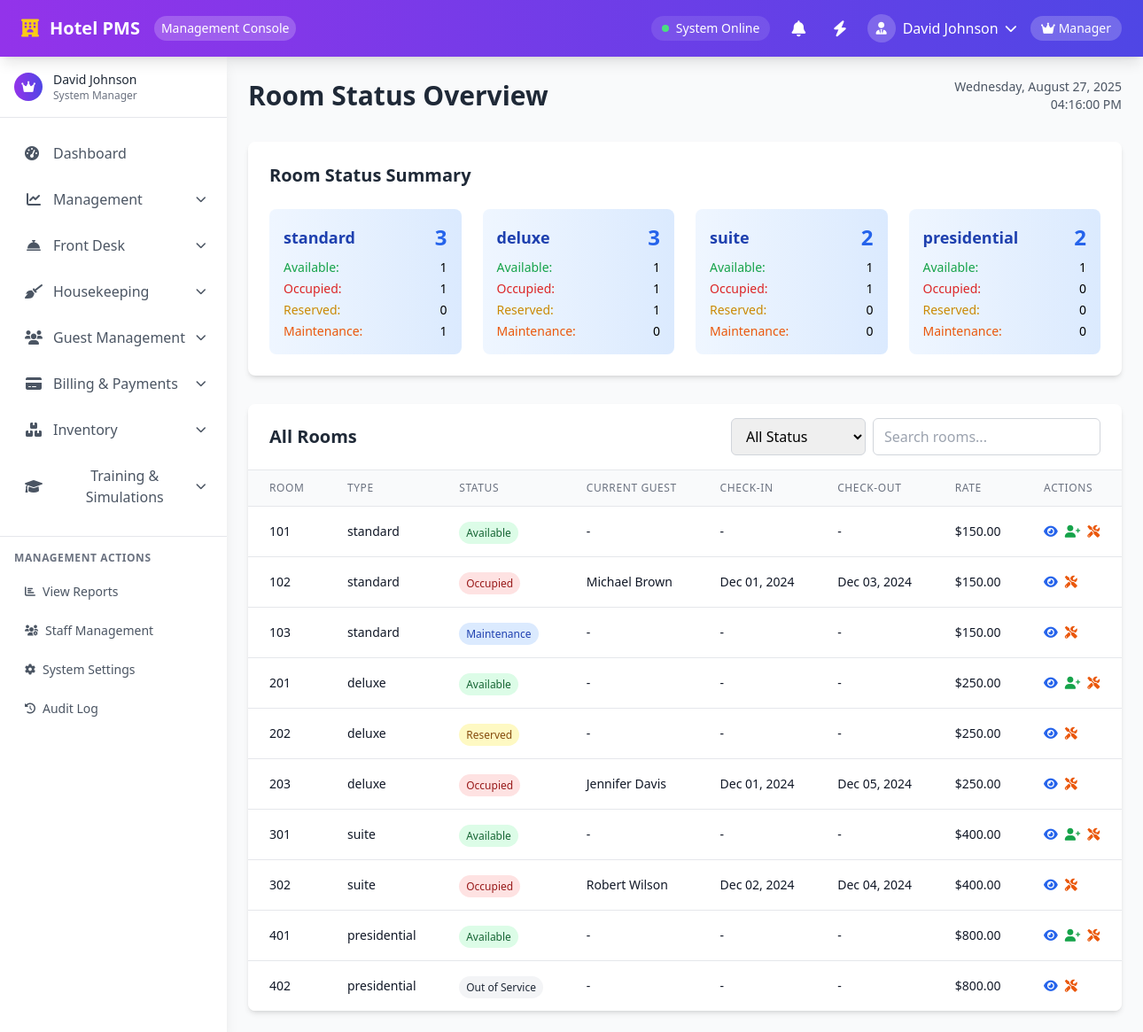
The app's page /modules/front-desk/room-status.php (signed in) with its own data.
### tables this page shows
CREATE TABLE rooms (
    id INT PRIMARY KEY AUTO_INCREMENT,
    room_number VARCHAR(10) UNIQUE NOT NULL,
    room_type ENUM('standard', 'deluxe', 'suite', 'presidential') NOT NULL,
    floor INT NOT NULL,
    capacity INT NOT NULL,
    rate DECIMAL(10,2) NOT NULL,
    status ENUM('available', 'occupied', 'reserved', 'maintenance', 'out_of_service') DEFAULT 'available',
    housekeeping_status ENUM('clean', 'dirty', 'cleaning', 'maintenance') DEFAULT 'clean',
    amenities TEXT,
    created_at TIMESTAMP DEFAULT CURRENT_TIMESTAMP,
    updated_at TIMESTAMP DEFAULT CURRENT_TIMESTAMP ON UPDATE CURRENT_TIMESTAMP
);

CREATE TABLE reservations (
    id INT PRIMARY KEY AUTO_INCREMENT,
    reservation_number VARCHAR(20) UNIQUE NOT NULL,
    guest_id INT NOT NULL,
    room_id INT NOT NULL,
    check_in_date DATE NOT NULL,
    check_out_date DATE NOT NULL,
    adults INT NOT NULL DEFAULT 1,
    children INT DEFAULT 0,
    total_amount DECIMAL(10,2) NOT NULL,
    special_requests TEXT,
    booking_source ENUM('walk_in', 'online', 'phone', 'travel_agent') DEFAULT 'walk_in',
    status ENUM('confirmed', 'checked_in', 'checked_out', 'cancelled', 'no_show', 'walked') DEFAULT 'confirmed',
    checked_in_at TIMESTAMP NULL,
    checked_in_by INT NULL,
    checked_out_at TIMESTAMP NULL,
    checked_out_by INT NULL,
    created_by INT NOT NULL,
    created_at TIMESTAMP DEFAULT CURRENT_TIMESTAMP,
    updated_at TIMESTAMP DEFAULT CURRENT_TIMESTAMP ON UPDATE CURRENT_TIMESTAMP,
    FOREIGN KEY (guest_id) REFERENCES guests(id),
    FOREIGN KEY (room_id) REFERENCES rooms(id),
    FOREIGN KEY (checked_in_by) REFERENCES users(id),
    FOREIGN KEY (checked_out_by) REFERENCES users(id),
    FOREIGN KEY (created_by) REFERENCES users(id)
);

### includes/functions.php (called while the page is built, shortened)
<?php
require_once 'config.php';
function getRoomStatusOverview() {
    global $pdo;
    try {
        $stmt = $pdo->query("
            SELECT
                room_type,
                COUNT(*) as total,
                SUM(CASE WHEN status = 'available' THEN 1 ELSE 0 END) as available,
                SUM(CASE WHEN status = 'occupied' THEN 1 ELSE 0 END) as occupied,
                SUM(CASE WHEN status = 'reserved' THEN 1 ELSE 0 END) as reserved,
                SUM(CASE WHEN status = 'maintenance' THEN 1 ELSE 0 END) as maintenance
            FROM rooms
            GROUP BY room_type
            ORDER BY room_type
        ");
        return $stmt->fetchAll();
    } catch (PDOException $e) {
        error_log("Error getting room status overview: " . $e->getMessage());
        return [];
    }
}
function getAllRoomsWithStatus() {
    global $pdo;
    try {
        $stmt = $pdo->query("
            SELECT id, room_number, room_type, status, housekeeping_status, rate
            FROM rooms
            ORDER BY room_number ASC
        ");
        return $stmt->fetchAll();
    } catch (PDOException $e) {
        error_log("Error getting all rooms: " . $e->getMessage());
        return [];
    }
}
function getStatusBadgeClass($status) {
    switch ($status) {
        case 'available': return 'bg-green-100 text-green-800';
        case 'occupied': return 'bg-red-100 text-red-800';
        case 'reserved': return 'bg-yellow-100 text-yellow-800';
        case 'maintenance': return 'bg-blue-100 text-blue-800';
        case 'out_of_service': return 'bg-gray-100 text-gray-800';
    }
}
function getStatusLabel($status) {
    switch ($status) {
        case 'available': return 'Available';
        case 'occupied': return 'Occupied';
        case 'reserved': return 'Reserved';
        case 'maintenance': return 'Maintenance';
        case 'out_of_service': return 'Out of Service';
    }
}
function getCurrentGuest($room_id) {
    global $pdo;
    try {
        $stmt = $pdo->prepare("
            SELECT CONCAT(g.first_name, ' ', g.last_name) as guest_name
            FROM reservations r
            JOIN guests g ON r.guest_id = g.id
            WHERE r.room_id = ? AND r.status = 'checked_in'
            LIMIT 1
        ");
        $stmt->execute([$room_id]);
        $result = $stmt->fetch();
        return $result ? $result['guest_name'] : '-';
    } catch (PDOException $e) {
        return '-';
    }
}
function getCheckInDate($room_id) {
    global $pdo;
    try {
        $stmt = $pdo->prepare("
            SELECT check_in_date
            FROM reservations
            WHERE room_id = ? AND status = 'checked_in'
            LIMIT 1
        ");
        $stmt->execute([$room_id]);
        $result = $stmt->fetch();
        return $result ? date('M d, Y', strtotime($result['check_in_date'])) : '-';
    } catch (PDOException $e) {
        return '-';
    }
}
function getCheckOutDate($room_id) {
    global $pdo;
    try {
        $stmt = $pdo->prepare("
            SELECT check_out_date
            FROM reservations
            WHERE room_id = ? AND status = 'checked_in'
            LIMIT 1
        ");
        $stmt->execute([$room_id]);
        $result = $stmt->fetch();
        return $result ? date('M d, Y', strtotime($result['check_out_date'])) : '-';
    } catch (PDOException $e) {
        return '-';
    }
}
?>

### modules/front-desk/room-status.php (the view, shortened to what this page needs)
<?php
require_once '../../includes/config.php';
require_once '../../includes/functions.php';
$room_status_overview = getRoomStatusOverview();
$all_rooms = getAllRoomsWithStatus();
include '../../includes/header-unified.php';
?>
        <main class="lg:ml-64 mt-16 p-4 lg:p-6 flex-1 transition-all duration-300">
            <div class="flex justify-between items-center mb-8">
                <h2 class="text-3xl font-semibold text-gray-800">Room Status Overview</h2>
                <div class="text-right">
                    <div id="current-date" class="text-sm text-gray-600"></div>
                    <div id="current-time" class="text-sm text-gray-600"></div>
                </div>
            </div>
            <div class="bg-white rounded-lg shadow-md p-6 mb-8">
                <h3 class="text-xl font-semibold text-gray-800 mb-6">Room Status Summary</h3>
                <div class="grid grid-cols-1 md:grid-cols-2 lg:grid-cols-4 gap-6">
                    <?php foreach ($room_status_overview as $overview): ?>
                        <div class="bg-gradient-to-r from-blue-50 to-blue-100 rounded-lg p-4">
                            <div class="flex items-center justify-between mb-2">
                                <h4 class="text-lg font-semibold text-blue-800"><?php echo htmlspecialchars($overview['room_type']); ?></h4>
                                <span class="text-2xl font-bold text-blue-600"><?php echo $overview['total']; ?></span>
                            </div>
                            <div class="space-y-1 text-sm">
                                <div class="flex justify-between">
                                    <span class="text-green-600">Available:</span>
                                    <span class="font-medium"><?php echo $overview['available']; ?></span>
                                </div>
                                <div class="flex justify-between">
                                    <span class="text-red-600">Occupied:</span>
                                    <span class="font-medium"><?php echo $overview['occupied']; ?></span>
                                </div>
                                <div class="flex justify-between">
                                    <span class="text-yellow-600">Reserved:</span>
                                    <span class="font-medium"><?php echo $overview['reserved']; ?></span>
                                </div>
                                <div class="flex justify-between">
                                    <span class="text-orange-600">Maintenance:</span>
                                    <span class="font-medium"><?php echo $overview['maintenance']; ?></span>
                                </div>
                            </div>
                        </div>
                    <?php endforeach; ?>
                </div>
            </div>
            <div class="bg-white rounded-lg shadow-md overflow-hidden">
                <div class="px-6 py-4 border-b border-gray-200">
                    <div class="flex justify-between items-center">
                        <h3 class="text-xl font-semibold text-gray-800">All Rooms</h3>
                        <div class="flex space-x-2">
                            <select id="status-filter" class="px-3 py-2 border border-gray-300 rounded-md focus:outline-none focus:ring-2 focus:ring-blue-500">
                                <option value="">All Status</option>
                            </select>
                            <input type="text" id="search-room" placeholder="Search rooms..."
                                   class="px-3 py-2 border border-gray-300 rounded-md focus:outline-none focus:ring-2 focus:ring-blue-500">
                        </div>
                    </div>
                </div>
                <div class="overflow-x-auto">
                    <table class="min-w-full divide-y divide-gray-200">
                        <thead class="bg-gray-50">
                            <tr>
                                <th class="px-6 py-3 text-left text-xs font-medium text-gray-500 uppercase tracking-wider">Room</th>
                                <th class="px-6 py-3 text-left text-xs font-medium text-gray-500 uppercase tracking-wider">Type</th>
                                <th class="px-6 py-3 text-left text-xs font-medium text-gray-500 uppercase tracking-wider">Status</th>
                                <th class="px-6 py-3 text-left text-xs font-medium text-gray-500 uppercase tracking-wider">Current Guest</th>
                                <th class="px-6 py-3 text-left text-xs font-medium text-gray-500 uppercase tracking-wider">Check-in</th>
                                <th class="px-6 py-3 text-left text-xs font-medium text-gray-500 uppercase tracking-wider">Check-out</th>
                                <th class="px-6 py-3 text-left text-xs font-medium text-gray-500 uppercase tracking-wider">Rate</th>
                                <th class="px-6 py-3 text-left text-xs font-medium text-gray-500 uppercase tracking-wider">Actions</th>
                            </tr>
                        </thead>
                        <tbody class="bg-white divide-y divide-gray-200" id="rooms-table-body">
                            <?php foreach ($all_rooms as $room): ?>
                                <tr class="hover:bg-gray-50" data-room-id="<?php echo $room['id']; ?>">
                                    <td class="px-6 py-4 whitespace-nowrap">
                                        <div class="text-sm font-medium text-gray-900"><?php echo htmlspecialchars($room['room_number']); ?></div>
                                    </td>
                                    <td class="px-6 py-4 whitespace-nowrap">
                                        <div class="text-sm text-gray-900"><?php echo htmlspecialchars($room['room_type']); ?></div>
                                    </td>
                                    <td class="px-6 py-4 whitespace-nowrap">
                                        <span class="px-2 py-1 text-xs font-medium rounded-full <?php echo getStatusBadgeClass($room['status']); ?>">
                                            <?php echo getStatusLabel($room['status']); ?>
                                        </span>
                                    </td>
                                    <td class="px-6 py-4 whitespace-nowrap">
                                        <div class="text-sm text-gray-900" id="guest-<?php echo $room['id']; ?>">
                                            <?php echo getCurrentGuest($room['id']); ?>
                                        </div>
                                    </td>
                                    <td class="px-6 py-4 whitespace-nowrap text-sm text-gray-900" id="checkin-<?php echo $room['id']; ?>">
                                        <?php echo getCheckInDate($room['id']); ?>
                                    </td>
                                    <td class="px-6 py-4 whitespace-nowrap text-sm text-gray-900" id="checkout-<?php echo $room['id']; ?>">
                                        <?php echo getCheckOutDate($room['id']); ?>
                                    </td>
                                    <td class="px-6 py-4 whitespace-nowrap text-sm text-gray-900">
                                        $<?php echo number_format($room['rate'], 2); ?>
                                    </td>
                                    <td class="px-6 py-4 whitespace-nowrap text-sm font-medium">
                                        <div class="flex space-x-2">
                                            <button onclick="viewRoomDetails(<?php echo $room['id']; ?>)"
                                                    class="text-blue-600 hover:text-blue-900">
                                                <i class="fas fa-eye"></i>
                                            </button>
                                            <?php if ($room['status'] === 'available'): ?>
                                                <button onclick="assignRoom(<?php echo $room['id']; ?>)"
                                                        class="text-green-600 hover:text-green-900">
                                                    <i class="fas fa-user-plus"></i>
                                                </button>
                                            <?php endif; ?>
                                            <button onclick="createMaintenanceRequest(<?php echo $room['id']; ?>)"
                                                    class="text-orange-600 hover:text-orange-900">
                                                <i class="fas fa-tools"></i>
                                            </button>
                                        </div>
                                    </td>
                                </tr>
                            <?php endforeach; ?>
                        </tbody>
                    </table>
                </div>
            </div>
        </main>
    </div>
    <?php include '../../includes/footer.php'; ?>

### records on screen
rooms: room_number "101", room_type "standard", status "Available", id "-", rate "150.00"
rooms: room_number "102", room_type "standard", status "Occupied", id "Michael Brown", id.check_in_date "Dec 01, 2024", id.check_out_date "Dec 03, 2024", rate "150.00"
rooms: room_number "103", room_type "standard", status "Maintenance", id "-", rate "150.00"
rooms: room_number "201", room_type "deluxe", status "Available", id "-", rate "250.00"
rooms: room_number "202", room_type "deluxe", status "Reserved", id "-", rate "250.00"
rooms: room_number "203", room_type "deluxe", status "Occupied", id "Jennifer Davis", id.check_in_date "Dec 01, 2024", id.check_out_date "Dec 05, 2024", rate "250.00"
rooms: room_number "301", room_type "suite", status "Available", id "-", rate "400.00"
rooms: room_number "302", room_type "suite", status "Occupied", id "Robert Wilson", id.check_in_date "Dec 02, 2024", id.check_out_date "Dec 04, 2024", rate "400.00"
rooms: room_number "401", room_type "presidential", status "Available", id "-", rate "800.00"
rooms: room_number "402", room_type "presidential", status "Out of Service", id "-", rate "800.00"

### other values on screen
$user_name "David Johnson"
$_SESSION['user_name'] "David Johnson"
$item['label'] "Dashboard"
$item['label'] "Management"
$item['label'] "Front Desk"
$item['label'] "Housekeeping"
$item['label'] "Guest Management"
$item['label'] "Billing & Payments"
$item['label'] "Inventory"
$item['label'] "Training & Simulations"
$overview['room_type'] "standard"
$overview['total'] "3"
$overview['available'] "1"
$overview['occupied'] "1"
$overview['reserved'] "0"
